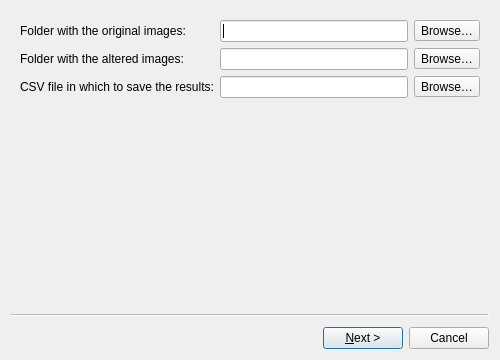
<?xml version="1.0" encoding="UTF-8"?>
<ui version="4.0">
 <comment>
  Copyright (c) the JPEG XL Project Authors. All rights reserved.

  Use of this source code is governed by a BSD-style
  license that can be found in the LICENSE file.
 </comment>
 <class>FlickerTestWizard</class>
 <widget class="QWizard" name="FlickerTestWizard">
  <property name="windowTitle">
   <string>New flicker test</string>
  </property>
  <property name="options">
   <set>QWizard::NoBackButtonOnStartPage</set>
  </property>
  <widget class="QWizardPage" name="pathsPage">
   <layout class="QFormLayout" name="formLayout">
    <item row="0" column="0">
     <widget class="QLabel" name="originalFolderPromptLabel">
      <property name="text">
       <string>Folder with the original images:</string>
      </property>
     </widget>
    </item>
    <item row="0" column="1">
     <layout class="QHBoxLayout" name="horizontalLayout" stretch="1,0">
      <item>
       <widget class="QLineEdit" name="originalFolder"/>
      </item>
      <item>
       <widget class="QToolButton" name="originalFolderBrowseButton">
        <property name="text">
         <string>Browse…</string>
        </property>
       </widget>
      </item>
     </layout>
    </item>
    <item row="1" column="0">
     <widget class="QLabel" name="alteredFolderPromptLabel">
      <property name="text">
       <string>Folder with the altered images:</string>
      </property>
     </widget>
    </item>
    <item row="1" column="1">
     <layout class="QHBoxLayout" name="horizontalLayout_2" stretch="1,0">
      <item>
       <widget class="QLineEdit" name="alteredFolder"/>
      </item>
      <item>
       <widget class="QToolButton" name="alteredFolderBrowseButton">
        <property name="text">
         <string>Browse…</string>
        </property>
       </widget>
      </item>
     </layout>
    </item>
    <item row="2" column="0">
     <widget class="QLabel" name="outputFilePromptLabel">
      <property name="text">
       <string>CSV file in which to save the results:</string>
      </property>
     </widget>
    </item>
    <item row="2" column="1">
     <layout class="QHBoxLayout" name="horizontalLayout_4" stretch="1,0">
      <item>
       <widget class="QLineEdit" name="outputFile"/>
      </item>
      <item>
       <widget class="QToolButton" name="outputFileBrowseButton">
        <property name="text">
         <string>Browse…</string>
        </property>
       </widget>
      </item>
     </layout>
    </item>
   </layout>
  </widget>
  <widget class="QWizardPage" name="timesPage">
   <layout class="QHBoxLayout" name="horizontalLayout_3" stretch="1,0,1">
    <item>
     <spacer name="horizontalSpacer">
      <property name="orientation">
       <enum>Qt::Horizontal</enum>
      </property>
     </spacer>
    </item>
    <item>
     <layout class="QVBoxLayout" name="verticalLayout_2" stretch="0,0,0,1">
      <item>
       <layout class="QFormLayout" name="formLayout_2">
        <item row="0" column="0">
         <widget class="QLabel" name="advanceTimePromptLabel">
          <property name="text">
           <string>Advance time:</string>
          </property>
         </widget>
        </item>
        <item row="0" column="1">
         <widget class="QSpinBox" name="advanceTime">
          <property name="suffix">
           <string> ms</string>
          </property>
          <property name="minimum">
           <number>100</number>
          </property>
          <property name="maximum">
           <number>3000</number>
          </property>
          <property name="singleStep">
           <number>100</number>
          </property>
         </widget>
        </item>
        <item row="1" column="0">
         <widget class="QLabel" name="viewingTimePromptLabel">
          <property name="text">
           <string>Viewing time (t&lt;sub&gt;VIEW&lt;/sub&gt;):</string>
          </property>
         </widget>
        </item>
        <item row="1" column="1">
         <widget class="QSpinBox" name="viewingTime">
          <property name="specialValueText">
           <string>no limit</string>
          </property>
          <property name="suffix">
           <string> s</string>
          </property>
          <property name="minimum">
           <number>0</number>
          </property>
          <property name="maximum">
           <number>30</number>
          </property>
          <property name="value">
           <number>4</number>
          </property>
         </widget>
        </item>
        <item row="2" column="0">
         <widget class="QLabel" name="blankingTimePromptLabel">
          <property name="text">
           <string>Blanking time (t&lt;sub&gt;BLANK&lt;/sub&gt;):</string>
          </property>
         </widget>
        </item>
        <item row="2" column="1">
         <widget class="QSpinBox" name="blankingTime">
          <property name="suffix">
           <string> ms</string>
          </property>
          <property name="minimum">
           <number>50</number>
          </property>
          <property name="maximum">
           <number>1000</number>
          </property>
          <property name="singleStep">
           <number>50</number>
          </property>
          <property name="value">
           <number>250</number>
          </property>
         </widget>
        </item>
       </layout>
      </item>
      <item>
       <widget class="QGroupBox" name="grayFlickering">
        <property name="title">
         <string>Gray flickering</string>
        </property>
        <property name="checkable">
         <bool>true</bool>
        </property>
        <property name="checked">
         <bool>false</bool>
        </property>
        <layout class="QVBoxLayout" name="verticalLayout_4">
         <item>
          <layout class="QFormLayout" name="formLayout_4">
           <item row="0" column="0">
            <widget class="QLabel" name="grayFadingTimePromptLabel">
             <property name="text">
              <string>Fading time to and from gray:</string>
             </property>
            </widget>
           </item>
           <item row="0" column="1">
            <widget class="QSpinBox" name="grayFadingTime">
             <property name="suffix">
              <string> ms</string>
             </property>
             <property name="maximum">
              <number>1000</number>
             </property>
             <property name="singleStep">
              <number>100</number>
             </property>
             <property name="value">
              <number>100</number>
             </property>
            </widget>
           </item>
           <item row="1" column="0">
            <widget class="QLabel" name="grayTimePromptLabel">
             <property name="text">
              <string>Time on gray:</string>
             </property>
            </widget>
           </item>
           <item row="1" column="1">
            <widget class="QSpinBox" name="grayTime">
             <property name="suffix">
              <string> ms</string>
             </property>
             <property name="maximum">
              <number>1000</number>
             </property>
             <property name="singleStep">
              <number>100</number>
             </property>
             <property name="value">
              <number>300</number>
             </property>
            </widget>
           </item>
          </layout>
         </item>
         <item>
          <widget class="QLabel" name="totalGrayTimeLabel">
           <property name="text">
            <string>Total gray time: 500 ms</string>
           </property>
           <property name="textFormat">
            <enum>Qt::RichText</enum>
           </property>
          </widget>
         </item>
        </layout>
       </widget>
      </item>
      <item>
       <widget class="QDialogButtonBox" name="timingButtonBox">
        <property name="standardButtons">
         <set>QDialogButtonBox::RestoreDefaults</set>
        </property>
        <property name="centerButtons">
         <bool>true</bool>
        </property>
       </widget>
      </item>
      <item>
       <spacer name="verticalSpacer">
        <property name="orientation">
         <enum>Qt::Vertical</enum>
        </property>
       </spacer>
      </item>
     </layout>
    </item>
    <item>
     <spacer name="horizontalSpacer_2">
      <property name="orientation">
       <enum>Qt::Horizontal</enum>
      </property>
     </spacer>
    </item>
   </layout>
  </widget>
  <widget class="QWizardPage" name="intensityTargetPage">
   <layout class="QHBoxLayout" name="horizontalLayout_6" stretch="1,0,1">
    <item>
     <spacer name="horizontalSpacer_3">
      <property name="orientation">
       <enum>Qt::Horizontal</enum>
      </property>
     </spacer>
    </item>
    <item>
     <layout class="QFormLayout" name="formLayout_5">
      <item row="0" column="0">
       <widget class="QLabel" name="intensityTargetPromptLabel">
        <property name="text">
         <string>Display peak luminance:</string>
        </property>
       </widget>
      </item>
      <item row="0" column="1">
       <widget class="QSpinBox" name="intensityTarget">
        <property name="correctionMode">
         <enum>QAbstractSpinBox::CorrectToNearestValue</enum>
        </property>
        <property name="suffix">
         <string> cd/m²</string>
        </property>
        <property name="minimum">
         <number>20</number>
        </property>
        <property name="maximum">
         <number>10000</number>
        </property>
        <property name="stepType">
         <enum>QAbstractSpinBox::AdaptiveDecimalStepType</enum>
        </property>
        <property name="value">
         <number>250</number>
        </property>
       </widget>
      </item>
     </layout>
    </item>
    <item>
     <spacer name="horizontalSpacer_4">
      <property name="orientation">
       <enum>Qt::Horizontal</enum>
      </property>
     </spacer>
    </item>
   </layout>
  </widget>
  <widget class="QWizardPage" name="spacingPage">
   <layout class="QVBoxLayout" name="verticalLayout_3" stretch="1,0,0">
    <item>
     <widget class="jxl::SplitView" name="spacingDemo" native="true"/>
    </item>
    <item>
     <spacer name="verticalSpacer_2">
      <property name="orientation">
       <enum>Qt::Vertical</enum>
      </property>
     </spacer>
    </item>
    <item>
     <layout class="QFormLayout" name="formLayout_3">
      <item row="0" column="0">
       <widget class="QLabel" name="spacingPromptLabel">
        <property name="text">
         <string>Spacing between the images:</string>
        </property>
       </widget>
      </item>
      <item row="0" column="1">
       <layout class="QHBoxLayout" name="horizontalLayout_5" stretch="1,0">
        <item>
         <widget class="QSlider" name="spacing">
          <property name="minimum">
           <number>1</number>
          </property>
          <property name="maximum">
           <number>1000</number>
          </property>
          <property name="value">
           <number>50</number>
          </property>
          <property name="orientation">
           <enum>Qt::Horizontal</enum>
          </property>
         </widget>
        </item>
        <item>
         <widget class="QSpinBox" name="spacingSpinBox">
          <property name="suffix">
           <string> px</string>
          </property>
          <property name="minimum">
           <number>1</number>
          </property>
          <property name="maximum">
           <number>1000</number>
          </property>
          <property name="value">
           <number>50</number>
          </property>
         </widget>
        </item>
       </layout>
      </item>
     </layout>
    </item>
   </layout>
  </widget>
 </widget>
 <customwidgets>
  <customwidget>
   <class>jxl::SplitView</class>
   <extends>QWidget</extends>
   <header>tools/flicker_test/split_view.h</header>
   <container>1</container>
   <slots>
    <slot>setSpacing(int)</slot>
   </slots>
  </customwidget>
 </customwidgets>
 <resources/>
 <connections>
  <connection>
   <sender>spacing</sender>
   <signal>valueChanged(int)</signal>
   <receiver>spacingDemo</receiver>
   <slot>setSpacing(int)</slot>
  </connection>
  <connection>
   <sender>spacing</sender>
   <signal>valueChanged(int)</signal>
   <receiver>spacingSpinBox</receiver>
   <slot>setValue(int)</slot>
  </connection>
  <connection>
   <sender>spacingSpinBox</sender>
   <signal>valueChanged(int)</signal>
   <receiver>spacing</receiver>
   <slot>setValue(int)</slot>
  </connection>
 </connections>
</ui>
